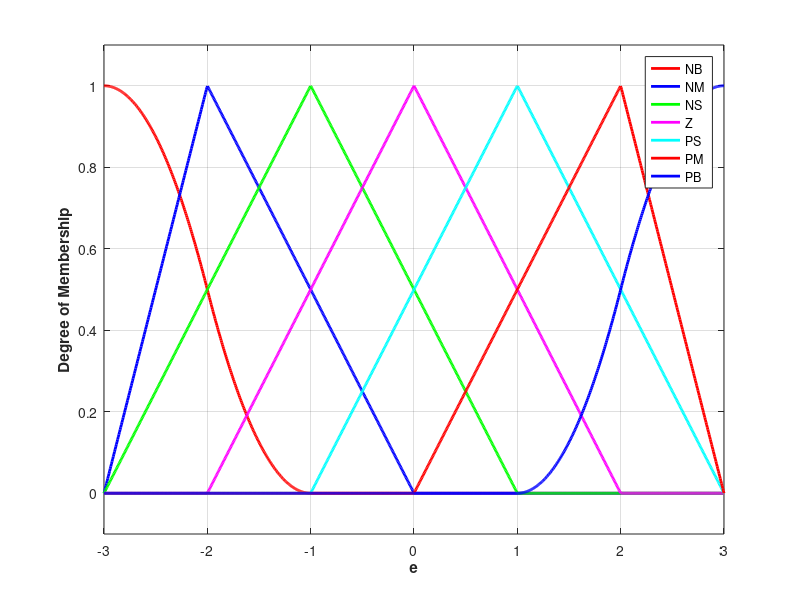
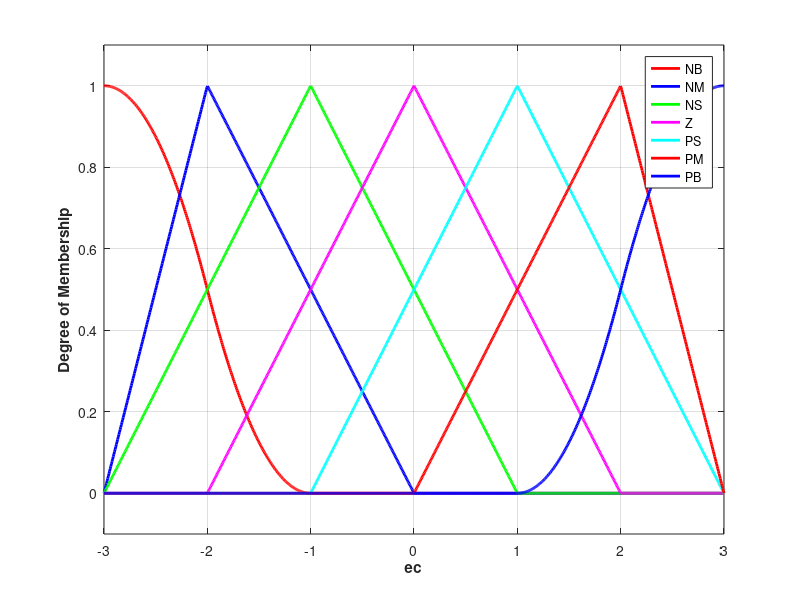
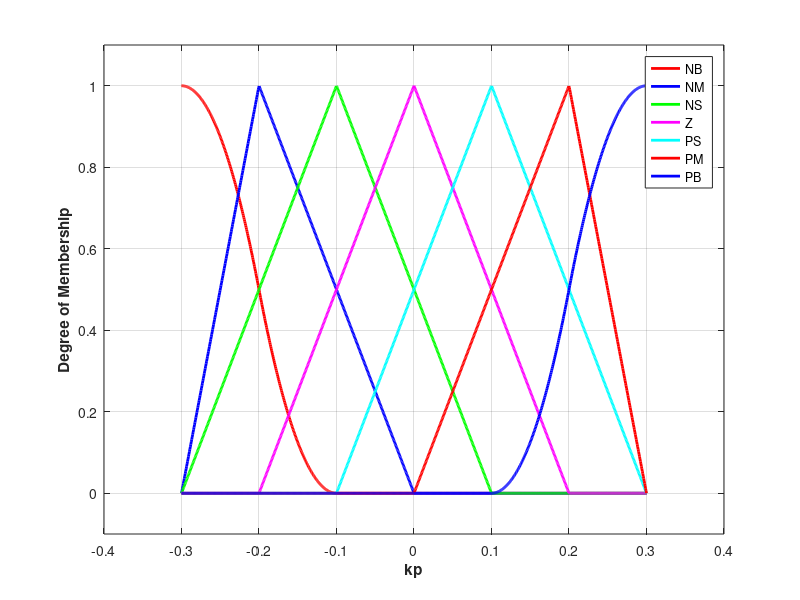
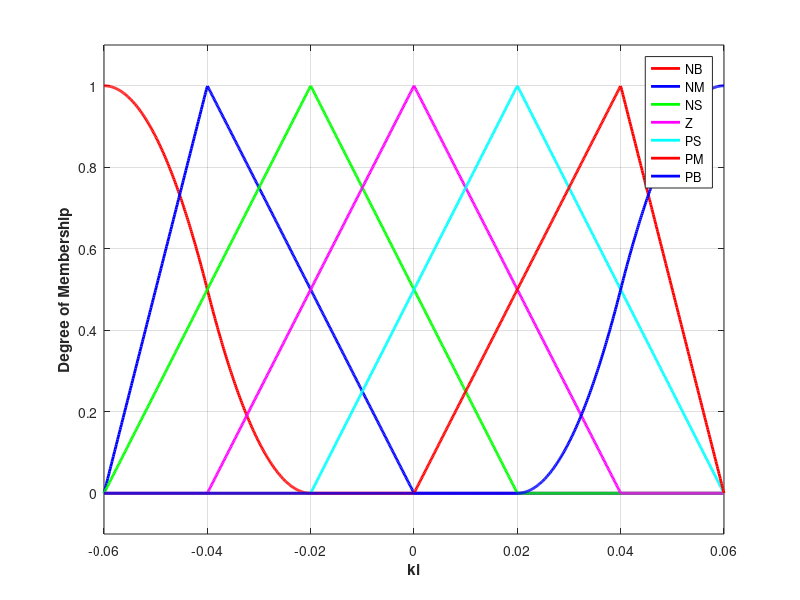

Recreate these plots in MATLAB, in order. (Note: this script raises an error after producing the figures.)
% 仿真时，先运行模糊推理系统设计程序chap4_7a.m，实现模糊推理系统fuzzpid.fis的设计，
% 并将此模糊推理系统调入内存中，然后运行模糊控制程序chap4_7b.m。
%Fuzzy Tunning PID Control
clear all;
close all;

a=newfis('fuzzpid');%创建一个FIS对象a

a=addvar(a,'input','e',[-3,3]);                        %Parameter e 误差e隶属度函数，在a中添加变量
a=addmf(a,'input',1,'NB','zmf',[-3,-1]);
a=addmf(a,'input',1,'NM','trimf',[-3,-2,0]);
a=addmf(a,'input',1,'NS','trimf',[-3,-1,1]);
a=addmf(a,'input',1,'Z','trimf',[-2,0,2]);
a=addmf(a,'input',1,'PS','trimf',[-1,1,3]);
a=addmf(a,'input',1,'PM','trimf',[0,2,3]);
a=addmf(a,'input',1,'PB','smf',[1,3]);

a=addvar(a,'input','ec',[-3,3]);                       %Parameter ec 误差变化率隶属度函数
a=addmf(a,'input',2,'NB','zmf',[-3,-1]);
a=addmf(a,'input',2,'NM','trimf',[-3,-2,0]);
a=addmf(a,'input',2,'NS','trimf',[-3,-1,1]);
a=addmf(a,'input',2,'Z','trimf',[-2,0,2]);
a=addmf(a,'input',2,'PS','trimf',[-1,1,3]);
a=addmf(a,'input',2,'PM','trimf',[0,2,3]);
a=addmf(a,'input',2,'PB','smf',[1,3]);

a=addvar(a,'output','kp',[-0.3,0.3]);                   %Parameter kp 比例系数kp隶属度函数
a=addmf(a,'output',1,'NB','zmf',[-0.3,-0.1]);
a=addmf(a,'output',1,'NM','trimf',[-0.3,-0.2,0]);
a=addmf(a,'output',1,'NS','trimf',[-0.3,-0.1,0.1]);
a=addmf(a,'output',1,'Z','trimf',[-0.2,0,0.2]);
a=addmf(a,'output',1,'PS','trimf',[-0.1,0.1,0.3]);
a=addmf(a,'output',1,'PM','trimf',[0,0.2,0.3]);
a=addmf(a,'output',1,'PB','smf',[0.1,0.3]);


a=addvar(a,'output','ki',[-0.06,0.06]);             %Parameter ki  积分作用系数ki隶属度函数
a=addmf(a,'output',2,'NB','zmf',[-0.06,-0.02]);
a=addmf(a,'output',2,'NM','trimf',[-0.06,-0.04,0]);
a=addmf(a,'output',2,'NS','trimf',[-0.06,-0.02,0.02]);
a=addmf(a,'output',2,'Z','trimf',[-0.04,0,0.04]);
a=addmf(a,'output',2,'PS','trimf',[-0.02,0.02,0.06]);
a=addmf(a,'output',2,'PM','trimf',[0,0.04,0.06]);
a=addmf(a,'output',2,'PB','smf',[0.02,0.06]);

a=addvar(a,'output','kd',[-3,3]);                   %Parameter kd  微分作用系数kd隶属度函数
a=addmf(a,'output',3,'NB','zmf',[-3,-1]);
a=addmf(a,'output',3,'NM','trimf',[-3,-2,0]);
a=addmf(a,'output',3,'NS','trimf',[-3,-1,1]);
a=addmf(a,'output',3,'Z','trimf',[-2,0,2]);
a=addmf(a,'output',3,'PS','trimf',[-1,1,3]);
a=addmf(a,'output',3,'PM','trimf',[0,2,3]);
a=addmf(a,'output',3,'PB','smf',[1,3]);

rulelist=[1 1 7 1 5 1 1;   %Edit rule base 49条规则
          1 2 7 1 3 1 1;
          1 3 6 2 1 1 1;
          1 4 6 2 1 1 1;
          1 5 5 3 1 1 1;
          1 6 4 4 2 1 1;
          1 7 4 4 5 1 1;
          
          2 1 7 1 5 1 1;
          2 2 7 1 3 1 1;
          2 3 6 2 1 1 1;
          2 4 5 3 2 1 1;
          2 5 5 3 2 1 1;
          2 6 4 4 3 1 1;
          2 7 3 4 4 1 1;
          
          3 1 6 1 4 1 1;
          3 2 6 2 3 1 1;
          3 3 6 3 2 1 1;
          3 4 5 3 2 1 1;
          3 5 4 4 3 1 1;
          3 6 3 5 3 1 1;
          3 7 3 5 4 1 1;
          
          4 1 6 2 4 1 1;
          4 2 6 2 3 1 1;
          4 3 5 3 3 1 1;
          4 4 4 4 3 1 1;
          4 5 3 5 3 1 1;
          4 6 2 6 3 1 1;
          4 7 2 6 4 1 1;
          
          5 1 5 2 4 1 1;
          5 2 5 3 4 1 1;
          5 3 4 4 4 1 1;
          5 4 3 5 4 1 1;
          5 5 3 5 4 1 1;
          5 6 2 6 4 1 1;
          5 7 2 7 4 1 1;
          
          6 1 5 4 7 1 1;
          6 2 4 4 5 1 1;
          6 3 3 5 5 1 1;
          6 4 2 5 5 1 1;
          6 5 2 6 5 1 1;
          6 6 2 7 5 1 1; 
          6 7 1 7 7 1 1;

          7 1 4 4 7 1 1; 
          7 2 4 4 6 1 1;
          7 3 2 5 6 1 1;
          7 4 2 6 6 1 1;
          7 5 2 6 5 1 1;
          7 6 1 7 5 1 1;
          7 7 1 7 7 1 1];
       
a=addrule(a,rulelist); %在a中增加模糊推理规则，a为模糊规则库

a=setfis(a,'DefuzzMethod','centroid'); %Defuzzy 解模糊化采用的是面积重心法（选取
writefis(a,'fuzzpid');                             %隶属度函数曲线与横坐标围成面积的重心作为模糊推理的最终输出值）
% save to fuzzy file "fuzz.fis" which can be 保存到模糊文件tank.fis
a=readfis('fuzzpid');%从磁盘装入FIS

figure(1);
plotmf(a,'input',1);%输入模糊集e（偏差隶属度函数）plotmf--绘制给定变量的隶属度函数
figure(2);
plotmf(a,'input',2);%输入模糊集ec（偏差变化率隶属度函数）
figure(3);
plotmf(a,'output',1);%输出模糊集kp（kp隶属度函数）
figure(4);
plotmf(a,'output',2);%输出模糊集ki（ki隶属度函数）
figure(5);
plotmf(a,'output',3);%输出模糊集kd（kd隶属度函数）
figure(6);
plotfis(a);%绘制模糊推理系统FIS对象a

fuzzy fuzzpid;%规则库和隶属度函数的编辑

showrule(a);% Show fuzzy rule base 显示FIS对象a的规则(把分号去掉则会打印出来)
ruleview fuzzpid;%模糊系统的动态仿真

